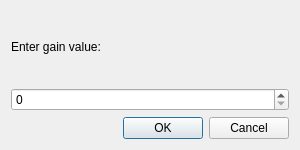
<?xml version="1.0" encoding="UTF-8"?>
<ui version="4.0">
 <class>GainDialog</class>
 <widget class="QDialog" name="GainDialog">
  <property name="geometry">
   <rect>
    <x>0</x>
    <y>0</y>
    <width>300</width>
    <height>150</height>
   </rect>
  </property>
  <property name="windowTitle">
   <string>Enter Gain</string>
  </property>
  <property name="modal">
   <bool>true</bool>
  </property>
  <layout class="QVBoxLayout" name="verticalLayout">
   <item>
    <widget class="QLabel" name="label">
     <property name="text">
      <string>Enter gain value:</string>
     </property>
    </widget>
   </item>
   <item>
    <widget class="QSpinBox" name="gain_spin">
     <property name="minimum">
      <number>0</number>
     </property>
     <property name="maximum">
      <number>10000</number>
     </property>
     <property name="value">
      <number>0</number>
     </property>
    </widget>
   </item>
   <item>
    <widget class="QDialogButtonBox" name="buttonBox">
     <property name="standardButtons">
      <set>QDialogButtonBox::Cancel|QDialogButtonBox::Ok</set>
     </property>
    </widget>
   </item>
  </layout>
 </widget>
 <resources/>
 <connections>
  <connection>
   <sender>buttonBox</sender>
   <signal>accepted()</signal>
   <receiver>GainDialog</receiver>
   <slot>accept()</slot>
   <hints>
    <hint type="sourcelabel">
     <x>149</x>
     <y>125</y>
    </hint>
    <hint type="destinationlabel">
     <x>149</x>
     <y>74</y>
    </hint>
   </hints>
  </connection>
  <connection>
   <sender>buttonBox</sender>
   <signal>rejected()</signal>
   <receiver>GainDialog</receiver>
   <slot>reject()</slot>
   <hints>
    <hint type="sourcelabel">
     <x>149</x>
     <y>125</y>
    </hint>
    <hint type="destinationlabel">
     <x>149</x>
     <y>74</y>
    </hint>
   </hints>
  </connection>
 </connections>
</ui>
